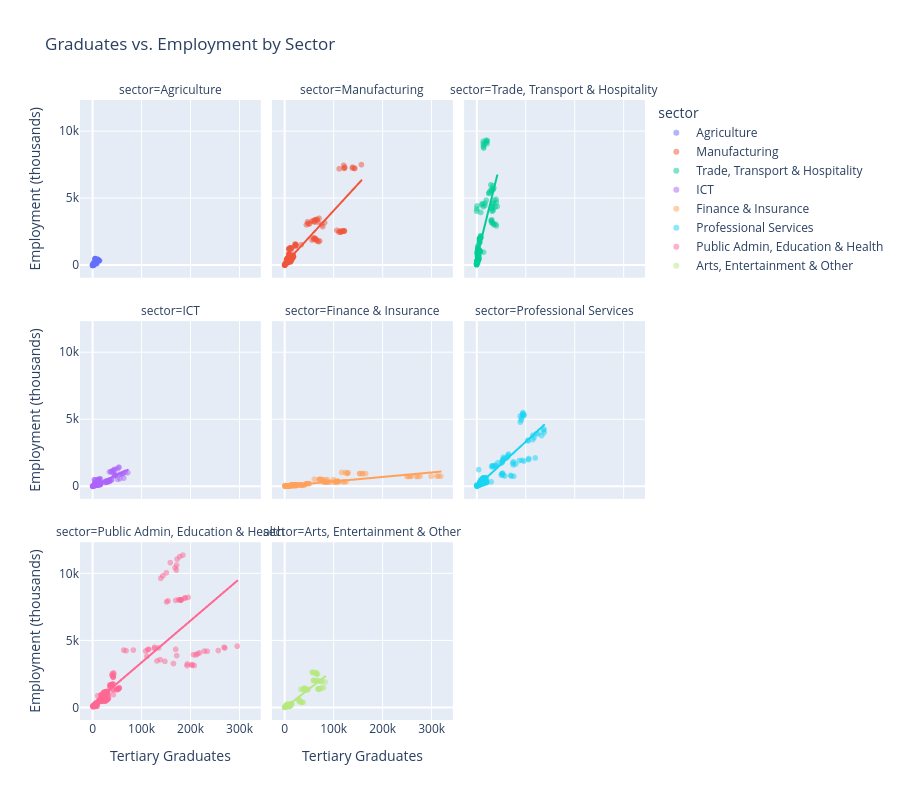

Source (notebook cell):
### Code cell
fig = px.scatter(
    df_merged,
    x="graduates",
    y="employment_thousands",
    color="sector",
    facet_col="sector",
    facet_col_wrap=3,
    trendline="ols",
    opacity=0.5,
    title="Graduates vs. Employment by Sector",
    labels={"graduates": "Tertiary Graduates", "employment_thousands": "Employment (thousands)"},
    height=800
)
fig.show()

### Figure 1 — Plotly figure (JSON) as saved in the notebook; plotly's stock layout.template omitted (floating-point values rounded to 4 significant figures; data arrays with more than 128 entries replaced by an {"elided": "..."} marker saying what was removed)
{"data": [{"hovertemplate": "sector=Agriculture<br>Tertiary Graduates=%{x}<br>Employment (thousands)=%{y}<extra></extra>", "legendgroup": "Agriculture", "marker": {"color": "#636efa", "opacity": 0.5, "symbol": "circle"}, "mode": "markers", "name": "Agriculture", "showlegend": true, "type": "scattergl", "x": {"elided": "277 int values"}, "xaxis": "x7", "y": {"elided": "277 float values"}, "yaxis": "y7"}, {"hovertemplate": "<b>OLS trendline</b><br>employment_thousands = 0.0346596 * graduates + 22.2273<br>R<sup>2</sup>=0.716968<br><br>sector=Agriculture<br>Tertiary Graduates=%{x}<br>Employment (thousands)=%{y} <b>(trend)</b><extra></extra>", "legendgroup": "Agriculture", "marker": {"color": "#636efa", "symbol": "circle"}, "mode": "lines", "name": "Agriculture", "showlegend": false, "type": "scattergl", "x": {"elided": "277 int values"}, "xaxis": "x7", "y": {"elided": "277 float values"}, "yaxis": "y7"}, {"hovertemplate": "sector=Manufacturing<br>Tertiary Graduates=%{x}<br>Employment (thousands)=%{y}<extra></extra>", "legendgroup": "Manufacturing", "marker": {"color": "#EF553B", "opacity": 0.5, "symbol": "circle"}, "mode": "markers", "name": "Manufacturing", "showlegend": true, "type": "scattergl", "x": {"elided": "277 int values"}, "xaxis": "x8", "y": {"elided": "277 float values"}, "yaxis": "y8"}, {"hovertemplate": "<b>OLS trendline</b><br>employment_thousands = 0.0397738 * graduates + 98.9113<br>R<sup>2</sup>=0.802391<br><br>sector=Manufacturing<br>Tertiary Graduates=%{x}<br>Employment (thousands)=%{y} <b>(trend)</b><extra></extra>", "legendgroup": "Manufacturing", "marker": {"color": "#EF553B", "symbol": "circle"}, "mode": "lines", "name": "Manufacturing", "showlegend": false, "type": "scattergl", "x": {"elided": "277 int values"}, "xaxis": "x8", "y": {"elided": "277 float values"}, "yaxis": "y8"}, {"hovertemplate": "sector=Trade, Transport & Hospitality<br>Tertiary Graduates=%{x}<br>Employment (thousands)=%{y}<extra></extra>", "legendgroup": "Trade, Transport & Hospitality", "marker": {"color": "#00cc96", "opacity": 0.5, "symbol": "circle"}, "mode": "markers", "name": "Trade, Transport & Hospitality", "showlegend": true, "type": "scattergl", "x": {"elided": "275 int values"}, "xaxis": "x9", "y": {"elided": "275 float values"}, "yaxis": "y9"}, {"hovertemplate": "<b>OLS trendline</b><br>employment_thousands = 0.147089 * graduates + 515.501<br>R<sup>2</sup>=0.522248<br><br>sector=Trade, Transport & Hospitality<br>Tertiary Graduates=%{x}<br>Employment (thousands)=%{y} <b>(trend)</b><extra></extra>", "legendgroup": "Trade, Transport & Hospitality", "marker": {"color": "#00cc96", "symbol": "circle"}, "mode": "lines", "name": "Trade, Transport & Hospitality", "showlegend": false, "type": "scattergl", "x": {"elided": "275 int values"}, "xaxis": "x9", "y": {"elided": "275 float values"}, "yaxis": "y9"}, {"hovertemplate": "sector=ICT<br>Tertiary Graduates=%{x}<br>Employment (thousands)=%{y}<extra></extra>", "legendgroup": "ICT", "marker": {"color": "#ab63fa", "opacity": 0.5, "symbol": "circle"}, "mode": "markers", "name": "ICT", "showlegend": true, "type": "scattergl", "x": {"elided": "275 int values"}, "xaxis": "x4", "y": {"elided": "275 float values"}, "yaxis": "y4"}, {"hovertemplate": "<b>OLS trendline</b><br>employment_thousands = 0.0168884 * graduates + 22.0803<br>R<sup>2</sup>=0.779962<br><br>sector=ICT<br>Tertiary Graduates=%{x}<br>Employment (thousands)=%{y} <b>(trend)</b><extra></extra>", "legendgroup": "ICT", "marker": {"color": "#ab63fa", "symbol": "circle"}, "mode": "lines", "name": "ICT", "showlegend": false, "type": "scattergl", "x": {"elided": "275 int values"}, "xaxis": "x4", "y": {"elided": "275 float values"}, "yaxis": "y4"}, {"hovertemplate": "sector=Finance & Insurance<br>Tertiary Graduates=%{x}<br>Employment (thousands)=%{y}<extra></extra>", "legendgroup": "Finance & Insurance", "marker": {"color": "#FFA15A", "opacity": 0.5, "symbol": "circle"}, "mode": "markers", "name": "Finance & Insurance", "showlegend": true, "type": "scattergl", "x": {"elided": "275 int values"}, "xaxis": "x5", "y": {"elided": "275 float values"}, "yaxis": "y5"}, {"hovertemplate": "<b>OLS trendline</b><br>employment_thousands = 0.00335275 * graduates + 34.1907<br>R<sup>2</sup>=0.756934<br><br>sector=Finance & Insurance<br>Tertiary Graduates=%{x}<br>Employment (thousands)=%{y} <b>(trend)</b><extra></extra>", "legendgroup": "Finance & Insurance", "marker": {"color": "#FFA15A", "symbol": "circle"}, "mode": "lines", "name": "Finance & Insurance", "showlegend": false, "type": "scattergl", "x": {"elided": "275 int values"}, "xaxis": "x5", "y": {"elided": "275 float values"}, "yaxis": "y5"}, {"hovertemplate": "sector=Professional Services<br>Tertiary Graduates=%{x}<br>Employment (thousands)=%{y}<extra></extra>", "legendgroup": "Professional Services", "marker": {"color": "#19d3f3", "opacity": 0.5, "symbol": "circle"}, "mode": "markers", "name": "Professional Services", "showlegend": true, "type": "scattergl", "x": {"elided": "277 int values"}, "xaxis": "x6", "y": {"elided": "277 float values"}, "yaxis": "y6"}, {"hovertemplate": "<b>OLS trendline</b><br>employment_thousands = 0.0334314 * graduates + -25.2525<br>R<sup>2</sup>=0.801803<br><br>sector=Professional Services<br>Tertiary Graduates=%{x}<br>Employment (thousands)=%{y} <b>(trend)</b><extra></extra>", "legendgroup": "Professional Services", "marker": {"color": "#19d3f3", "symbol": "circle"}, "mode": "lines", "name": "Professional Services", "showlegend": false, "type": "scattergl", "x": {"elided": "277 int values"}, "xaxis": "x6", "y": {"elided": "277 float values"}, "yaxis": "y6"}, {"hovertemplate": "sector=Public Admin, Education & Health<br>Tertiary Graduates=%{x}<br>Employment (thousands)=%{y}<extra></extra>", "legendgroup": "Public Admin, Education & Health", "marker": {"color": "#FF6692", "opacity": 0.5, "symbol": "circle"}, "mode": "markers", "name": "Public Admin, Education & Health", "showlegend": true, "type": "scattergl", "x": {"elided": "277 int values"}, "xaxis": "x", "y": {"elided": "277 float values"}, "yaxis": "y"}, {"hovertemplate": "<b>OLS trendline</b><br>employment_thousands = 0.0311972 * graduates + 231.072<br>R<sup>2</sup>=0.668220<br><br>sector=Public Admin, Education & Health<br>Tertiary Graduates=%{x}<br>Employment (thousands)=%{y} <b>(trend)</b><extra></extra>", "legendgroup": "Public Admin, Education & Health", "marker": {"color": "#FF6692", "symbol": "circle"}, "mode": "lines", "name": "Public Admin, Education & Health", "showlegend": false, "type": "scattergl", "x": {"elided": "277 int values"}, "xaxis": "x", "y": {"elided": "277 float values"}, "yaxis": "y"}, {"hovertemplate": "sector=Arts, Entertainment & Other<br>Tertiary Graduates=%{x}<br>Employment (thousands)=%{y}<extra></extra>", "legendgroup": "Arts, Entertainment & Other", "marker": {"color": "#B6E880", "opacity": 0.5, "symbol": "circle"}, "mode": "markers", "name": "Arts, Entertainment & Other", "showlegend": true, "type": "scattergl", "x": {"elided": "277 int values"}, "xaxis": "x2", "y": {"elided": "277 float values"}, "yaxis": "y2"}, {"hovertemplate": "<b>OLS trendline</b><br>employment_thousands = 0.0284128 * graduates + -44.8914<br>R<sup>2</sup>=0.864498<br><br>sector=Arts, Entertainment & Other<br>Tertiary Graduates=%{x}<br>Employment (thousands)=%{y} <b>(trend)</b><extra></extra>", "legendgroup": "Arts, Entertainment & Other", "marker": {"color": "#B6E880", "symbol": "circle"}, "mode": "lines", "name": "Arts, Entertainment & Other", "showlegend": false, "type": "scattergl", "x": {"elided": "277 int values"}, "xaxis": "x2", "y": {"elided": "277 float values"}, "yaxis": "y2"}], "layout": {"annotations": [{"font": {}, "showarrow": false, "text": "sector=Public Admin, Education & Health", "x": 0.16, "xanchor": "center", "xref": "paper", "y": 0.2867, "yanchor": "bottom", "yref": "paper"}, {"font": {}, "showarrow": false, "text": "sector=Arts, Entertainment & Other", "x": 0.5, "xanchor": "center", "xref": "paper", "y": 0.2867, "yanchor": "bottom", "yref": "paper"}, {"font": {}, "showarrow": false, "text": "sector=ICT", "x": 0.16, "xanchor": "center", "xref": "paper", "y": 0.6433, "yanchor": "bottom", "yref": "paper"}, {"font": {}, "showarrow": false, "text": "sector=Finance & Insurance", "x": 0.5, "xanchor": "center", "xref": "paper", "y": 0.6433, "yanchor": "bottom", "yref": "paper"}, {"font": {}, "showarrow": false, "text": "sector=Professional Services", "x": 0.84, "xanchor": "center", "xref": "paper", "y": 0.6433, "yanchor": "bottom", "yref": "paper"}, {"font": {}, "showarrow": false, "text": "sector=Agriculture", "x": 0.16, "xanchor": "center", "xref": "paper", "y": 1.0, "yanchor": "bottom", "yref": "paper"}, {"font": {}, "showarrow": false, "text": "sector=Manufacturing", "x": 0.5, "xanchor": "center", "xref": "paper", "y": 1.0, "yanchor": "bottom", "yref": "paper"}, {"font": {}, "showarrow": false, "text": "sector=Trade, Transport & Hospitality", "x": 0.84, "xanchor": "center", "xref": "paper", "y": 1.0, "yanchor": "bottom", "yref": "paper"}], "height": 800, "legend": {"title": {"text": "sector"}, "tracegroupgap": 0}, "title": {"text": "Graduates vs. Employment by Sector"}, "xaxis": {"anchor": "y", "domain": [0, 0.32], "title": {"text": "Tertiary Graduates"}}, "xaxis2": {"anchor": "y2", "domain": [0.34, 0.66], "matches": "x", "title": {"text": "Tertiary Graduates"}}, "xaxis3": {"anchor": "y3", "domain": [0.68, 1.0], "matches": "x", "title": {"text": "Tertiary Graduates"}}, "xaxis4": {"anchor": "y4", "domain": [0, 0.32], "matches": "x", "showticklabels": false}, "xaxis5": {"anchor": "y5", "domain": [0.34, 0.66], "matches": "x", "showticklabels": false}, "xaxis6": {"anchor": "y6", "domain": [0.68, 1.0], "matches": "x", "showticklabels": false}, "xaxis7": {"anchor": "y7", "domain": [0, 0.32], "matches": "x", "showticklabels": false}, "xaxis8": {"anchor": "y8", "domain": [0.34, 0.66], "matches": "x", "showticklabels": false}, "xaxis9": {"anchor": "y9", "domain": [0.68, 1.0], "matches": "x", "showticklabels": false}, "yaxis": {"anchor": "x", "domain": [0, 0.2867], "title": {"text": "Employment (thousands)"}}, "yaxis2": {"anchor": "x2", "domain": [0, 0.2867], "matches": "y", "showticklabels": false}, "yaxis3": {"anchor": "x3", "domain": [0, 0.2867], "matches": "y", "showticklabels": false}, "yaxis4": {"anchor": "x4", "domain": [0.3567, 0.6433], "matches": "y", "title": {"text": "Employment (thousands)"}}, "yaxis5": {"anchor": "x5", "domain": [0.3567, 0.6433], "matches": "y", "showticklabels": false}, "yaxis6": {"anchor": "x6", "domain": [0.3567, 0.6433], "matches": "y", "showticklabels": false}, "yaxis7": {"anchor": "x7", "domain": [0.7133, 1.0], "matches": "y", "title": {"text": "Employment (thousands)"}}, "yaxis8": {"anchor": "x8", "domain": [0.7133, 1.0], "matches": "y", "showticklabels": false}, "yaxis9": {"anchor": "x9", "domain": [0.7133, 1.0], "matches": "y", "showticklabels": false}}}
